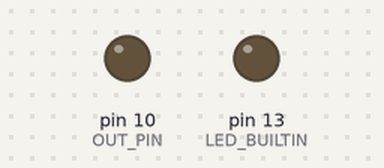
Recording of a sketch running on a simulated Arduino Uno, built with avr-gcc and run on an emulated ATmega328P. Parts: output pins drawn as LEDs (lit = HIGH). At 25.0 s the program stops and its outputs stay as they are.

Above: at 0.1 s.
At 5.21 s:
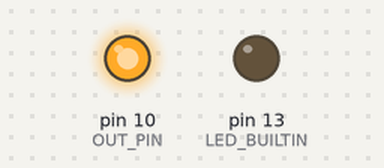
At 23.21 s:
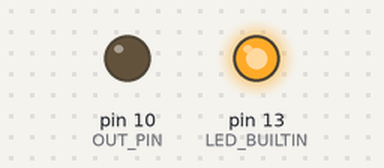
Timing chart, 0 to 26.3 s (numbered marks = the images above):
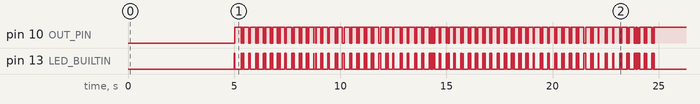

The sketch:

ryry.ino
```cpp
#define OUT_PIN 10
#define SYMBOL_TIME 20

void setup()
{
  pinMode(OUT_PIN, OUTPUT);
  pinMode(LED_BUILTIN, OUTPUT);
  delay(5000);
}

void mark()
{
  digitalWrite(OUT_PIN, LOW);
  digitalWrite(LED_BUILTIN, HIGH);
  delay(20);
}

void space()
{
  digitalWrite(OUT_PIN, HIGH);
  digitalWrite(LED_BUILTIN, LOW);
  delay(20);
}

void sendChar(char ch)
{
  switch(ch)
  { // White: mark, Dot: space.
    case 'a':
    mark(); space(); space();  mark();  mark();  mark(); space();
    break;

    case 'b':
    mark(); space();  mark();  mark(); space(); space(); space();
    break;

    case 'c':
    mark();  mark(); space(); space(); space();  mark(); space();
    break;

    case 'd':
    mark(); space();  mark();  mark(); space();  mark(); space();
    break;

    case 'e':
    mark(); space();  mark();  mark();  mark();  mark(); space();
    break;

    case 'f':
    mark(); space();  mark(); space(); space();  mark(); space();
    break;

    case 'g':
    mark();  mark(); space();  mark(); space(); space(); space();
    break;

    case 'h':
    mark();  mark();  mark(); space();  mark(); space(); space();
    break;

    case 'i':
    mark();  mark(); space(); space();  mark();  mark(); space();
    break;

    case 'j':
    mark(); space(); space();  mark(); space();  mark(); space();
    break;

    case 'k':
    mark(); space(); space(); space(); space();  mark(); space();
    break;

    case 'l':
    mark();  mark(); space();  mark();  mark(); space(); space();
    break;

    case 'm':
    mark();  mark();  mark(); space(); space(); space(); space();
    break;

    case 'n':
    mark();  mark();  mark(); space(); space();  mark(); space();
    break;

    case 'o':
    mark();  mark();  mark();  mark(); space(); space(); space();
    break;

    case 'p':
    mark();  mark(); space(); space();  mark(); space(); space();
    break;

    case 'q':
    mark();  space(); space(); space();  mark(); space(); space();
    break;

    case 'r':
    mark();  mark(); space();  mark(); space();  mark(); space();
    break;

    case 's':
    mark(); space();  mark(); space();  mark();  mark(); space();
    break;

    case 't':
    mark();  mark();  mark();  mark();  mark(); space(); space();
    break;

    case 'u':
    mark(); space(); space(); space();  mark();  mark(); space();
    break;

    case 'v':
    mark();  mark(); space(); space(); space(); space(); space();
    break;

    case 'w':
    mark(); space(); space();  mark();  mark(); space(); space();
    break;

    case 'x':
    mark(); space();  mark(); space(); space(); space(); space();
    break;

    case 'y':
    mark(); space();  mark(); space();  mark(); space(); space();
    break;

    case 'z':
    mark(); space();  mark();  mark();  mark(); space(); space();
    break;

    case '_': // change to letters
    mark(); space(); space(); space(); space(); space(); space();
    break;

    case '\n': // CR + LF
    mark(); mark();  mark();  mark(); space();  mark();   space();
    mark(); mark(); space();  mark();  mark();  mark();   space();
    break;

    case ' ':
    mark(); mark();  mark(); space();  mark();  mark();  space();
    break;

    case '|': // change to figures
    mark(); space(); space();  mark(); space(); space(); space();
    break;
  }
}

void loop()
{
  char text[]="_abcdefghijklmnopqrstuvwxyz\n|abc efghi klmnopqrstuvwxyz\njd";
  uint8_t i=0;
  while (text[i])
  {
    sendChar(text[i]);
    i++;
    delay(200);
  }
  while(1);
}
```
